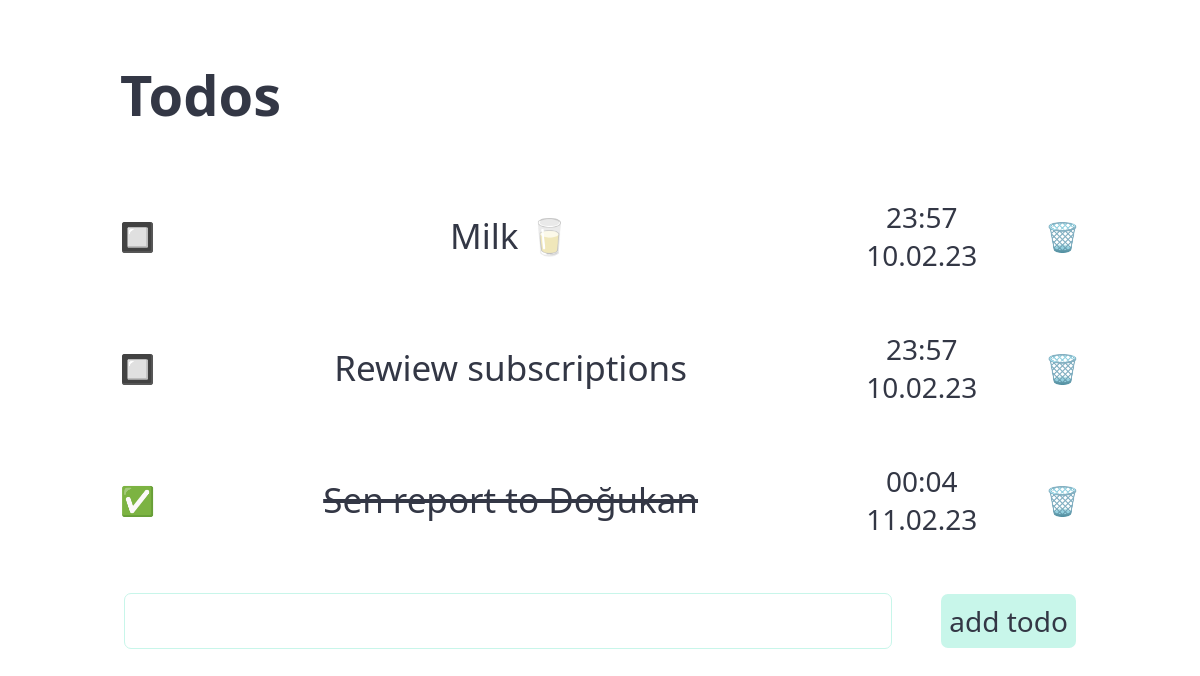
Before: / with the older database file.
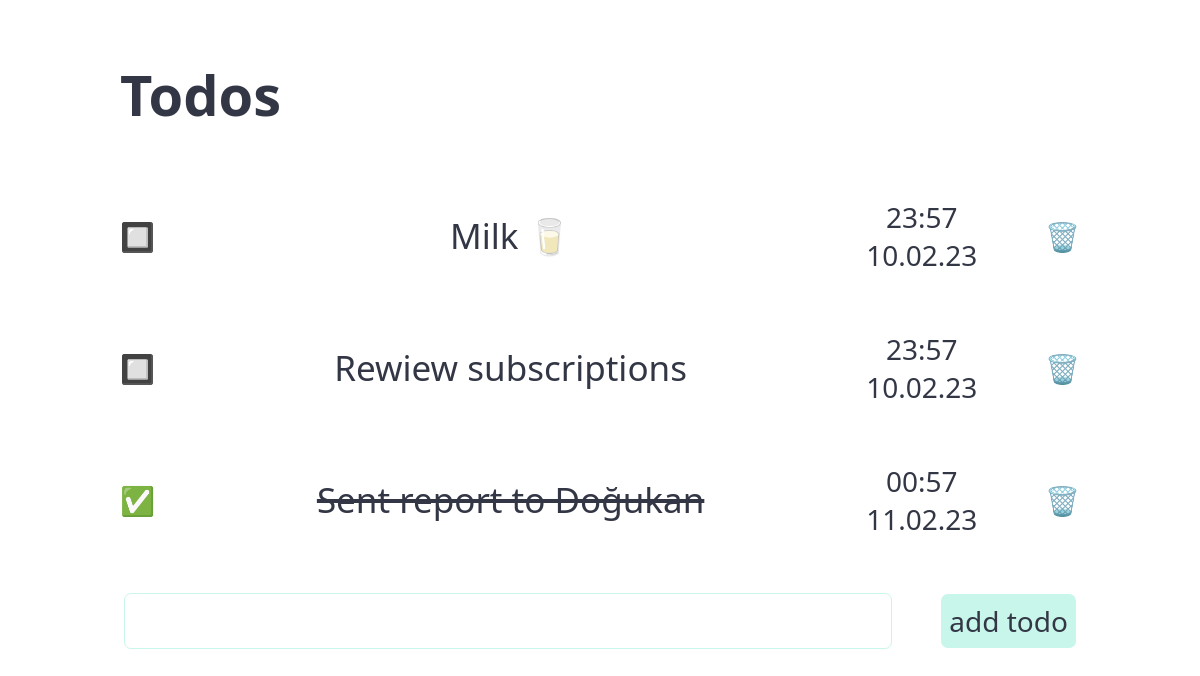
After: the same page with the newer database file.
### tables this page shows
CREATE TABLE "todos" (
	"id"	INTEGER,
	"todo"	TEXT,
	"date"	TEXT,
	"time"	TEXT,
	"status"	TEXT DEFAULT 'False',
	"editDate"	TEXT,
	"editTime"	INTEGER,
	PRIMARY KEY("id" AUTOINCREMENT)
);

### app.py (the view)
@app.route("/")
def index():
    connection = sqlite3.connect("todos.db")
    cursor = connection.cursor()
    cursor.execute("select * from todos")
    todos = cursor.fetchall()
    return render_template("/index.html", todos=todos)

### templates/index.html (shortened to what this page needs)
<link
  rel="stylesheet"
  href="{{ url_for('static', filename='css/styles.css') }}"
/>
<body class="container">
  <h1>Todos</h1>
  {% for todo in todos %}{% if todo[4] == "False" %}
  <div class="notCompletedToDos">
    <div>
      <a href="/check/{{todo[0]}}" class="todoStatus">🔲</a>
    </div>
    <p class="todoContent">{{todo[1]}}</p>
    <p class="date">
      {{todo[3]}} <br />
      {{todo[2]}}
    </p>
    <div class="delete">
      <a href="/delete/{{todo[0]}}" class="todoStatus">🗑️</a>
    </div>
  </div>
  {% endif %}{% endfor %} {% for todo in todos %} {% if todo[4] == "True" %}
  <div class="completedToDos">
    <div>
      <a href="/uncheck/{{todo[0]}}" class="todoStatus">✅</a>
    </div>
    <p class="todoContent">{{todo[1]}}</p>
    <p class="date">
      {{todo[6]}} <br />
      {{todo[5]}}
    </p>
    <div class="delete">
      <a href="/delete/{{todo[0]}}" class="todoStatus">🗑️</a>
    </div>
  </div>
  {% endif %} {% endfor %}
  <div class="add">
    <input type="text" name="toodo" class="inputToDo" />
    <button type="submit" class="btnAdd" onclick="todo()">add todo</button>
  </div>
</body>

### static/css/styles.css (style rules this page uses)
* { font-family: system-ui, "Segoe UI", Roboto, Helvetica, Arial, sans-serif, "Apple Color Emoji", "Segoe UI Emoji", "Segoe UI Symbol"; color: #333745; user-select: none; text-align: center; }
a { text-decoration: none; }
h1 { text-align: left; }
.container { display: block; margin-left: auto; margin-right: auto; margin-top: 2rem; width: 80% !important; }
.btnAdd { padding: 0.3rem; font-size: 1rem; background-color: #C8F6EA; border-radius: 0.25rem; border: 0; cursor: pointer; transition: 0.2s; margin-left: 1.5rem; margin-top: 1rem; }
.inputToDo { border: 1px solid #C8F6EA; border-radius: 0.25rem; height: 2rem; width: 80%; padding: 0.25rem; font-size: 1rem; }
.notCompletedToDos, .completedToDos { display: flex; justify-content: space-between; }
.todoContent { width: 60%; user-select: text; }
.notCompletedToDos *, .completedToDos * { display: flex; align-items: center; justify-content: center; }
.completedToDos .todoContent { text-decoration: line-through; text-decoration-color: #333745; text-decoration-thickness: 0.15rem; }
.todoContent { font-size: 1.25rem; }

Changed rows visible on the page:
removed todos: todo "Sen report to Doğukan", editTime "00:04", editDate "11.02.23"
added todos: todo "Sent report to Doğukan", editTime "00:57", editDate "11.02.23"
